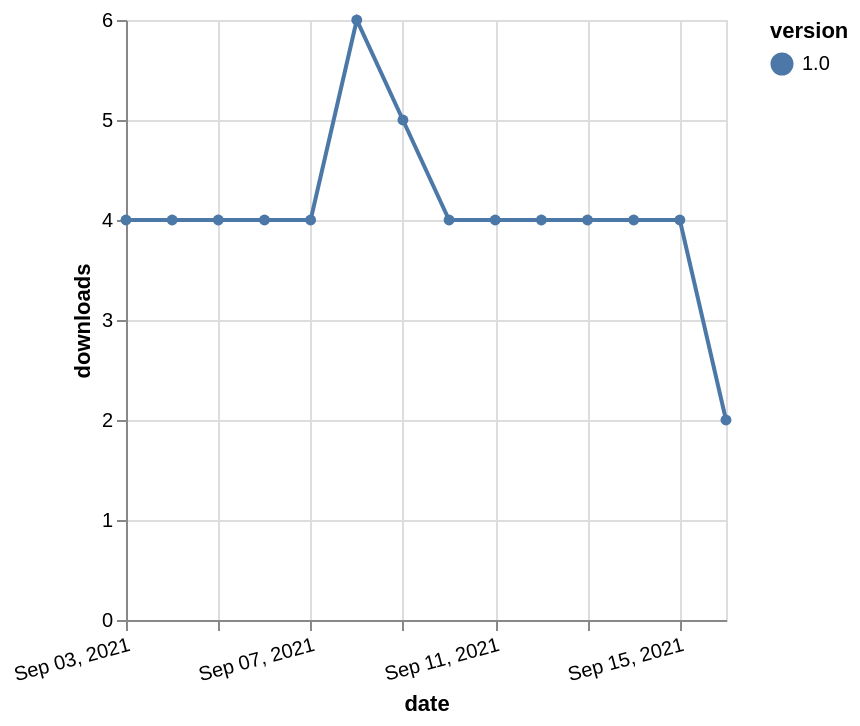

Describe this chart as a Vega-Lite specification.
### Vega-Lite specification from a JSON file in a GitHub repository (floating-point values rounded to 4 significant figures)
{"$schema": "https://vega.github.io/schema/vega-lite/v5.json", "description": "A simple bar chart with embedded data.", "data": {"values": [{"date": "2021-09-03", "total": 5168, "delta": 4, "version": "1.0"}, {"date": "2021-09-04", "total": 5172, "delta": 4, "version": "1.0"}, {"date": "2021-09-05", "total": 5176, "delta": 4, "version": "1.0"}, {"date": "2021-09-06", "total": 5180, "delta": 4, "version": "1.0"}, {"date": "2021-09-07", "total": 5184, "delta": 4, "version": "1.0"}, {"date": "2021-09-08", "total": 5190, "delta": 6, "version": "1.0"}, {"date": "2021-09-09", "total": 5195, "delta": 5, "version": "1.0"}, {"date": "2021-09-10", "total": 5199, "delta": 4, "version": "1.0"}, {"date": "2021-09-11", "total": 5203, "delta": 4, "version": "1.0"}, {"date": "2021-09-12", "total": 5207, "delta": 4, "version": "1.0"}, {"date": "2021-09-13", "total": 5211, "delta": 4, "version": "1.0"}, {"date": "2021-09-14", "total": 5215, "delta": 4, "version": "1.0"}, {"date": "2021-09-15", "total": 5219, "delta": 4, "version": "1.0"}, {"date": "2021-09-16", "total": 5221, "delta": 2, "version": "1.0"}]}, "width": "container", "mark": {"type": "line", "point": {"filled": true}}, "encoding": {"x": {"field": "date", "type": "temporal", "timeUnit": "yearmonthdate", "title": "date", "axis": {"labelAngle": -15}}, "y": {"field": "delta", "type": "quantitative", "title": "downloads"}, "color": {"field": "version", "type": "nominal"}, "tooltip": {"field": "delta"}}}
